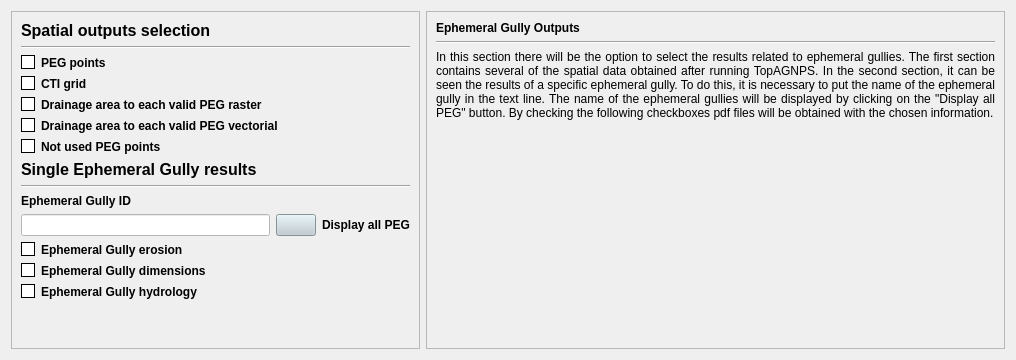
     <widget class="QWidget" name="tab_2">
      <attribute name="title">
       <string>Ephemeral gully outputs</string>
      </attribute>
      <layout class="QGridLayout" name="gridLayout_5">
       <item row="0" column="0">
        <widget class="QFrame" name="frame_3">
         <property name="minimumSize">
          <size>
           <width>409</width>
           <height>0</height>
          </size>
         </property>
         <property name="maximumSize">
          <size>
           <width>16777215</width>
           <height>16777215</height>
          </size>
         </property>
         <property name="frameShape">
          <enum>QFrame::StyledPanel</enum>
         </property>
         <property name="frameShadow">
          <enum>QFrame::Raised</enum>
         </property>
         <layout class="QGridLayout" name="gridLayout_10">
          <item row="0" column="0">
           <layout class="QVBoxLayout" name="verticalLayout_6">
            <item>
             <layout class="QVBoxLayout" name="verticalLayout">
              <item>
               <widget class="QLabel" name="label_9">
                <property name="font">
                 <font>
                  <pointsize>12</pointsize>
                  <weight>75</weight>
                  <bold>true</bold>
                 </font>
                </property>
                <property name="text">
                 <string>Spatial outputs selection</string>
                </property>
               </widget>
              </item>
              <item>
               <widget class="Line" name="line">
                <property name="orientation">
                 <enum>Qt::Horizontal</enum>
                </property>
               </widget>
              </item>
              <item>
               <widget class="QCheckBox" name="checkBox">
                <property name="font">
                 <font>
                  <weight>75</weight>
                  <bold>true</bold>
                 </font>
                </property>
                <property name="styleSheet">
                 <string notr="true">QCheckBox::hover{color:white}

QCheckBox::indicator:unchecked {
    background-color: white;
	border: 1px solid black
}</string>
                </property>
                <property name="text">
                 <string>PEG points</string>
                </property>
               </widget>
              </item>
              <item>
               <widget class="QCheckBox" name="checkBox_6">
                <property name="font">
                 <font>
                  <weight>75</weight>
                  <bold>true</bold>
                 </font>
                </property>
                <property name="styleSheet">
                 <string notr="true">QCheckBox::hover{color:white}

QCheckBox::indicator:unchecked {
    background-color: white;
	border: 1px solid black
}</string>
                </property>
                <property name="text">
                 <string>CTI grid</string>
                </property>
               </widget>
              </item>
              <item>
               <widget class="QCheckBox" name="checkBox_16">
                <property name="font">
                 <font>
                  <weight>75</weight>
                  <bold>true</bold>
                 </font>
                </property>
                <property name="styleSheet">
                 <string notr="true">QCheckBox::hover{color:white}

QCheckBox::indicator:unchecked {
    background-color: white;
	border: 1px solid black
}</string>
                </property>
                <property name="text">
                 <string>Drainage area to each valid PEG raster</string>
                </property>
               </widget>
              </item>
              <item>
               <widget class="QCheckBox" name="checkBox_17">
                <property name="font">
                 <font>
                  <weight>75</weight>
                  <bold>true</bold>
                 </font>
                </property>
                <property name="styleSheet">
                 <string notr="true">QCheckBox::hover{color:white}

QCheckBox::indicator:unchecked {
    background-color: white;
	border: 1px solid black
}</string>
                </property>
                <property name="text">
                 <string>Drainage area to each valid PEG vectorial</string>
                </property>
               </widget>
              </item>
              <item>
               <widget class="QCheckBox" name="checkBox_18">
                <property name="font">
                 <font>
                  <weight>75</weight>
                  <bold>true</bold>
                 </font>
                </property>
                <property name="styleSheet">
                 <string notr="true">QCheckBox::hover{color:white}

QCheckBox::indicator:unchecked {
    background-color: white;
	border: 1px solid black
}</string>
                </property>
                <property name="text">
                 <string>Not used PEG points</string>
                </property>
               </widget>
              </item>
             </layout>
            </item>
            <item>
             <layout class="QVBoxLayout" name="verticalLayout_4">
              <item>
               <layout class="QVBoxLayout" name="verticalLayout_3">
                <item>
                 <widget class="QLabel" name="label">
                  <property name="font">
                   <font>
                    <pointsize>12</pointsize>
                    <weight>75</weight>
                    <bold>true</bold>
                   </font>
                  </property>
                  <property name="text">
                   <string>Single Ephemeral Gully results</string>
                  </property>
                 </widget>
                </item>
                <item>
                 <widget class="Line" name="line_5">
                  <property name="orientation">
                   <enum>Qt::Horizontal</enum>
                  </property>
                 </widget>
                </item>
                <item>
                 <widget class="QLabel" name="label_2">
                  <property name="font">
                   <font>
                    <weight>75</weight>
                    <bold>true</bold>
                   </font>
                  </property>
                  <property name="text">
                   <string>Ephemeral Gully ID</string>
                  </property>
                 </widget>
                </item>
               </layout>
              </item>
              <item>
               <layout class="QHBoxLayout" name="horizontalLayout">
                <item>
                 <widget class="QLineEdit" name="lineEdit">
                  <property name="styleSheet">
                   <string notr="true">background-color: white;</string>
                  </property>
                 </widget>
                </item>
                <item>
                 <widget class="QPushButton" name="pushButton">
                  <property name="styleSheet">
                   <string notr="true">background-color: #becbd1;</string>
                  </property>
                  <property name="text">
                   <string/>
                  </property>
                 </widget>
                </item>
                <item>
                 <widget class="QLabel" name="label_3">
                  <property name="font">
                   <font>
                    <weight>75</weight>
                    <bold>true</bold>
                   </font>
                  </property>
                  <property name="text">
                   <string>Display all PEG</string>
                  </property>
                 </widget>
                </item>
               </layout>
              </item>
              <item>
               <layout class="QVBoxLayout" name="verticalLayout_2">
                <item>
                 <widget class="QCheckBox" name="checkBox_19">
                  <property name="font">
                   <font>
                    <weight>75</weight>
                    <bold>true</bold>
                   </font>
                  </property>
                  <property name="styleSheet">
                   <string notr="true">QCheckBox::hover{color:white}

QCheckBox::indicator:unchecked {
    background-color: white;
	border: 1px solid black
}</string>
                  </property>
                  <property name="text">
                   <string>Ephemeral Gully erosion</string>
                  </property>
                 </widget>
                </item>
                <item>
                 <widget class="QCheckBox" name="checkBox_20">
                  <property name="font">
                   <font>
                    <weight>75</weight>
                    <bold>true</bold>
                   </font>
                  </property>
                  <property name="styleSheet">
                   <string notr="true">QCheckBox::hover{color:white}

QCheckBox::indicator:unchecked {
    background-color: white;
	border: 1px solid black
}</string>
                  </property>
                  <property name="text">
                   <string>Ephemeral Gully dimensions</string>
                  </property>
                 </widget>
                </item>
                <item>
                 <widget class="QCheckBox" name="checkBox_21">
                  <property name="font">
                   <font>
                    <weight>75</weight>
                    <bold>true</bold>
                   </font>
                  </property>
                  <property name="styleSheet">
                   <string notr="true">QCheckBox::hover{color:white}

QCheckBox::indicator:unchecked {
    background-color: white;
	border: 1px solid black
}</string>
                  </property>
                  <property name="text">
                   <string>Ephemeral Gully hydrology</string>
                  </property>
                 </widget>
                </item>
                <item>
                 <spacer name="verticalSpacer_6">
                  <property name="orientation">
                   <enum>Qt::Vertical</enum>
                  </property>
                  <property name="sizeHint" stdset="0">
                   <size>
                    <width>20</width>
                    <height>40</height>
                   </size>
                  </property>
                 </spacer>
                </item>
               </layout>
              </item>
             </layout>
            </item>
           </layout>
          </item>
         </layout>
        </widget>
       </item>
       <item row="0" column="1">
        <widget class="QFrame" name="frame_4">
         <property name="frameShape">
          <enum>QFrame::StyledPanel</enum>
         </property>
         <property name="frameShadow">
          <enum>QFrame::Raised</enum>
         </property>
         <layout class="QGridLayout" name="gridLayout_7">
          <item row="2" column="0">
           <widget class="QLabel" name="label_7">
            <property name="text">
             <string>In this section there will be the option to select the results related to ephemeral gullies. The first section contains several of the spatial data obtained after running TopAGNPS. In the second section, it can be seen the results of a specific ephemeral gully. To do this, it is necessary to put the name of the ephemeral gully in the text line. The name of the ephemeral gullies will be displayed by clicking on the &quot;Display all PEG&quot; button. By checking the following checkboxes pdf files will be obtained with the chosen information.</string>
            </property>
            <property name="alignment">
             <set>Qt::AlignJustify|Qt::AlignVCenter</set>
            </property>
            <property name="wordWrap">
             <bool>true</bool>
            </property>
           </widget>
          </item>
          <item row="0" column="0">
           <widget class="QLabel" name="label_6">
            <property name="font">
             <font>
              <weight>75</weight>
              <bold>true</bold>
             </font>
            </property>
            <property name="text">
             <string>Ephemeral Gully Outputs</string>
            </property>
           </widget>
          </item>
          <item row="1" column="0">
           <widget class="Line" name="line_3">
            <property name="orientation">
             <enum>Qt::Horizontal</enum>
            </property>
           </widget>
          </item>
          <item row="3" column="0">
           <spacer name="verticalSpacer_2">
            <property name="orientation">
             <enum>Qt::Vertical</enum>
            </property>
            <property name="sizeHint" stdset="0">
             <size>
              <width>20</width>
              <height>40</height>
             </size>
            </property>
           </spacer>
          </item>
         </layout>
        </widget>
       </item>
      </layout>
     </widget>
